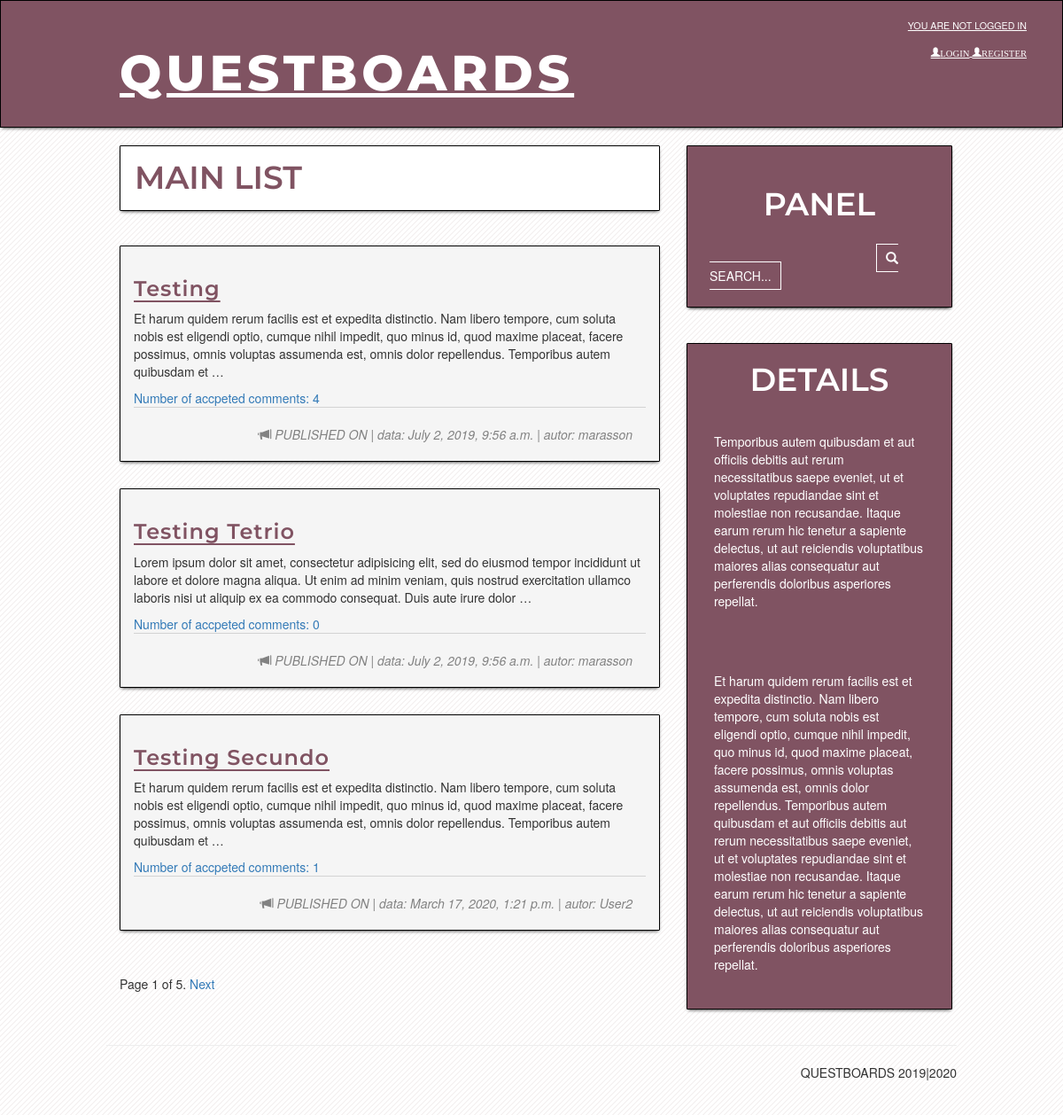
/, run on an earlier commit of the app's database.
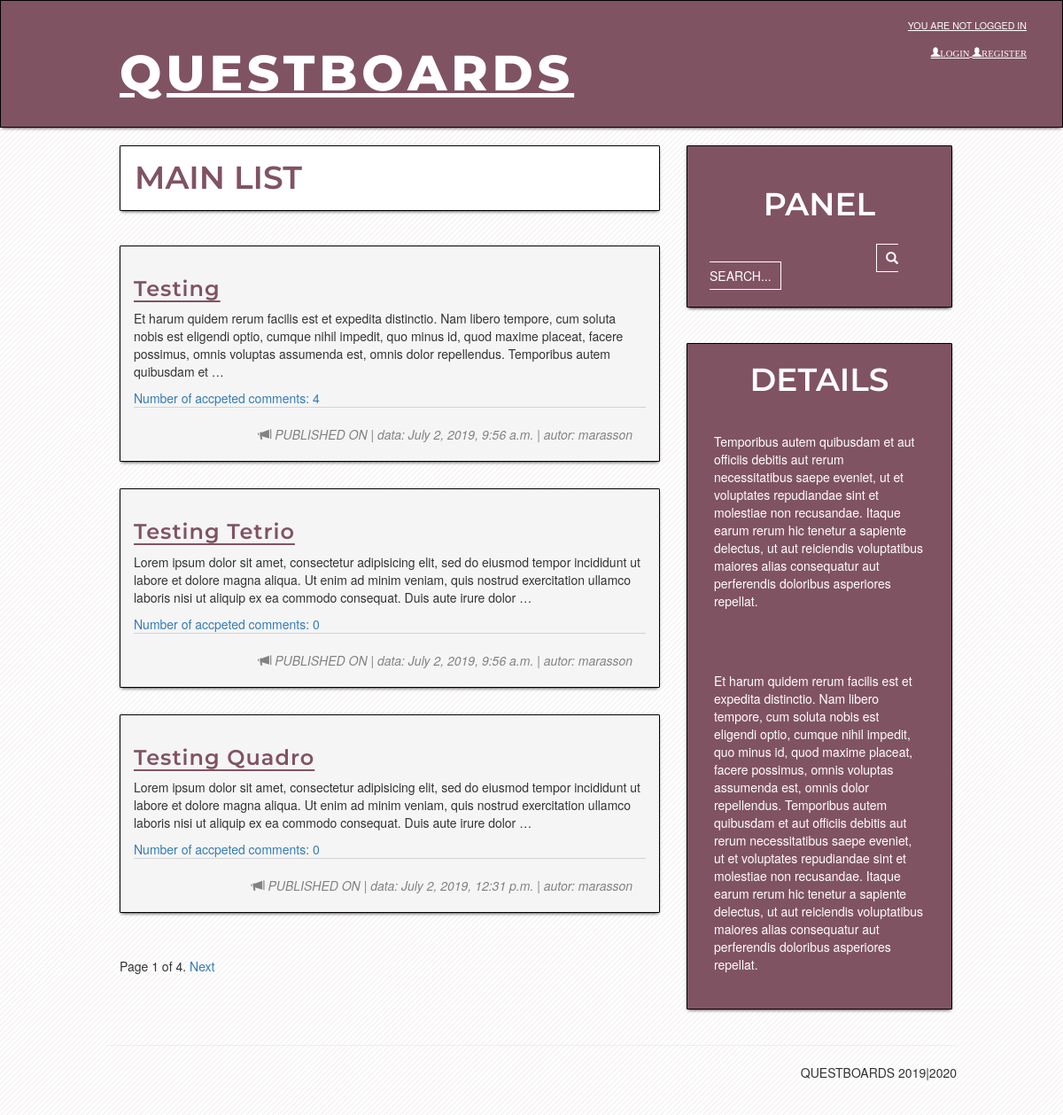
And on a later commit of the database.
### my_project/models.py (models this page shows, shortened)
class Post(models.Model):
    author = models.ForeignKey('auth.User', on_delete=models.CASCADE)
    title = models.CharField(max_length=200)
    text = models.TextField()
    created_date = models.DateTimeField(
            default=timezone.now)
    published_date = models.DateTimeField(
            blank=True, null=True)
    def approved_comments(self):
        return self.comments.filter(approved_comment=True)

### my_project/views.py (the view)
# urls.py: path('', views.post_list, name='post_list'),
def post_list(request):
    object_list = Post.objects.filter(
        published_date__lte=timezone.now())  # Posts.object.all() - wyswietla wszystkie obiekty post - created i publish
    paginator = Paginator(object_list, 3)  # 3 posts in each page
    page = request.GET.get('page')
    query = request.GET.get("q")
    if query:
        object_list = object_list.filter(
            Q(title__icontains=query)
        )
    try:
        posts = paginator.page(page)
    except PageNotAnInteger:
        posts = paginator.page(1)
    except EmptyPage:
        posts = paginator.page(paginator.num_pages)
    return render(request,
                  'my_project/post_list.html',
                  {'page': page,
                   'posts': posts})

### my_project/templates/my_project/post_list.html
{% extends 'my_project/base.html' %}
{% block content %}
<div class="main-list">
    <h1 class="h1-main-list">MAIN LIST</h1><br>
</div>
{% for post in posts %}
<div class="post">
    <h1><a href="{% url 'post_detail' pk=post.pk %}">{{ post.title }}</a></h1>
    <p>{{ post.text|truncatewords:40|linebreaks }}</p>
    <a href="{% url 'post_detail' pk=post.pk %}">Number of accpeted comments: {{ post.approved_comments.count }}</a>
    <div class="date">
        <span class="glyphicon glyphicon-bullhorn"> </span>
        <span> PUBLISHED ON</span>
        <span>| data:</span>
        {{ post.published_date }}
        <span>| autor:</span>
        {{ post.author }}
    </div>
</div>
{% endfor %}
{% include "my_project/pagination.html" with page=posts %}
{% endblock %}

What changed in the data, as far as the page shows it:
removed Post: title "Testing Secundo", text "Et harum quidem rerum facilis est et expedita distinctio. Nam libero tempore, cum soluta nobis est eligendi optio, cumque nihil impedit, quo minus id, quod maxime placeat, facere possimus, omnis voluptas assumenda est, omnis dolor repellendus. Temporibus autem quibusdam et …", approved_comments.count "1", published_date "March 17, 2020, 1:21 p.m.", author "User2"
now on this page (row unchanged): Post: title "Testing Quadro", text "Lorem ipsum dolor sit amet, consectetur adipisicing elit, sed do eiusmod tempor incididunt ut labore et dolore magna aliqua. Ut enim ad minim veniam, quis nostrud exercitation ullamco laboris nisi ut aliquip ex ea commodo consequat. Duis aute irure dolor …", approved_comments.count "0", published_date "July 2, 2019, 12:31 p.m.", author "marasson"
Also different on the page:
{{ page.paginator.num_pages }}: "5" → "4"
